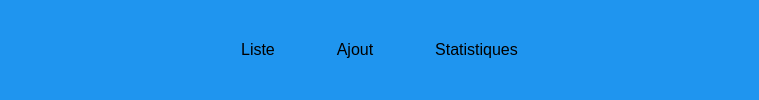
        <widget class="QWidget" name="header_widget" native="true">
         <property name="minimumSize">
          <size>
           <width>0</width>
           <height>60</height>
          </size>
         </property>
         <property name="styleSheet">
          <string notr="true">QWidget {
    background-color: rgb(31, 149, 239);
    border-radius: 10px;
}
 </string>
         </property>
         <layout class="QGridLayout" name="gridLayout_7">
          <item row="0" column="1">
           <spacer name="horizontalSpacer">
            <property name="orientation">
             <enum>Qt::Horizontal</enum>
            </property>
            <property name="sizeHint" stdset="0">
             <size>
              <width>192</width>
              <height>20</height>
             </size>
            </property>
           </spacer>
          </item>
          <item row="0" column="2">
           <layout class="QHBoxLayout" name="horizontalLayout">
            <property name="spacing">
             <number>61</number>
            </property>
            <item>
             <widget class="QPushButton" name="list_b">
              <property name="font">
               <font>
                <pointsize>12</pointsize>
               </font>
              </property>
              <property name="styleSheet">
               <string notr="true"/>
              </property>
              <property name="text">
               <string>Liste</string>
              </property>
              <property name="icon">
               <iconset resource="icon.qrc">
                <normaloff>:/icon_HbarreN/ressource/icon_n/icon_hN/liste_1.png</normaloff>:/icon_HbarreN/ressource/icon_n/icon_hN/liste_1.png</iconset>
              </property>
              <property name="iconSize">
               <size>
                <width>30</width>
                <height>30</height>
               </size>
              </property>
             </widget>
            </item>
            <item>
             <widget class="QPushButton" name="ajout">
              <property name="font">
               <font>
                <pointsize>12</pointsize>
               </font>
              </property>
              <property name="text">
               <string>Ajout</string>
              </property>
              <property name="icon">
               <iconset resource="icon.qrc">
                <normaloff>:/icon_HbarreN/ressource/icon_n/icon_hN/add_1.png</normaloff>:/icon_HbarreN/ressource/icon_n/icon_hN/add_1.png</iconset>
              </property>
              <property name="iconSize">
               <size>
                <width>30</width>
                <height>30</height>
               </size>
              </property>
             </widget>
            </item>
            <item>
             <widget class="QPushButton" name="statistique_salle_2">
              <property name="font">
               <font>
                <pointsize>12</pointsize>
               </font>
              </property>
              <property name="text">
               <string>Statistiques</string>
              </property>
              <property name="icon">
               <iconset resource="icon.qrc">
                <normaloff>:/icon_HbarreN/ressource/icon_n/icon_hN/pie-chart.png</normaloff>:/icon_HbarreN/ressource/icon_n/icon_hN/pie-chart.png</iconset>
              </property>
              <property name="iconSize">
               <size>
                <width>30</width>
                <height>30</height>
               </size>
              </property>
             </widget>
            </item>
           </layout>
          </item>
          <item row="0" column="0">
           <widget class="QPushButton" name="activ_barre">
            <property name="styleSheet">
             <string notr="true">border:none;</string>
            </property>
            <property name="text">
             <string/>
            </property>
            <property name="icon">
             <iconset resource="icon.qrc">
              <normaloff>:/icon_barreN/ressource/icon_n/icon_barreN/list (1).png</normaloff>:/icon_barreN/ressource/icon_n/icon_barreN/list (1).png</iconset>
            </property>
            <property name="iconSize">
             <size>
              <width>27</width>
              <height>26</height>
             </size>
            </property>
            <property name="checkable">
             <bool>true</bool>
            </property>
           </widget>
          </item>
          <item row="0" column="3">
           <spacer name="horizontalSpacer_2">
            <property name="orientation">
             <enum>Qt::Horizontal</enum>
            </property>
            <property name="sizeHint" stdset="0">
             <size>
              <width>192</width>
              <height>20</height>
             </size>
            </property>
           </spacer>
          </item>
          <item row="0" column="4">
           <widget class="QPushButton" name="profil">
            <property name="styleSheet">
             <string notr="true">border:none;</string>
            </property>
            <property name="text">
             <string/>
            </property>
            <property name="icon">
             <iconset resource="icon.qrc">
              <normaloff>:/icon_HbarreN/ressource/icon_n/icon_hN/user.png</normaloff>:/icon_HbarreN/ressource/icon_n/icon_hN/user.png</iconset>
            </property>
            <property name="iconSize">
             <size>
              <width>31</width>
              <height>30</height>
             </size>
            </property>
           </widget>
          </item>
         </layout>
        </widget>
